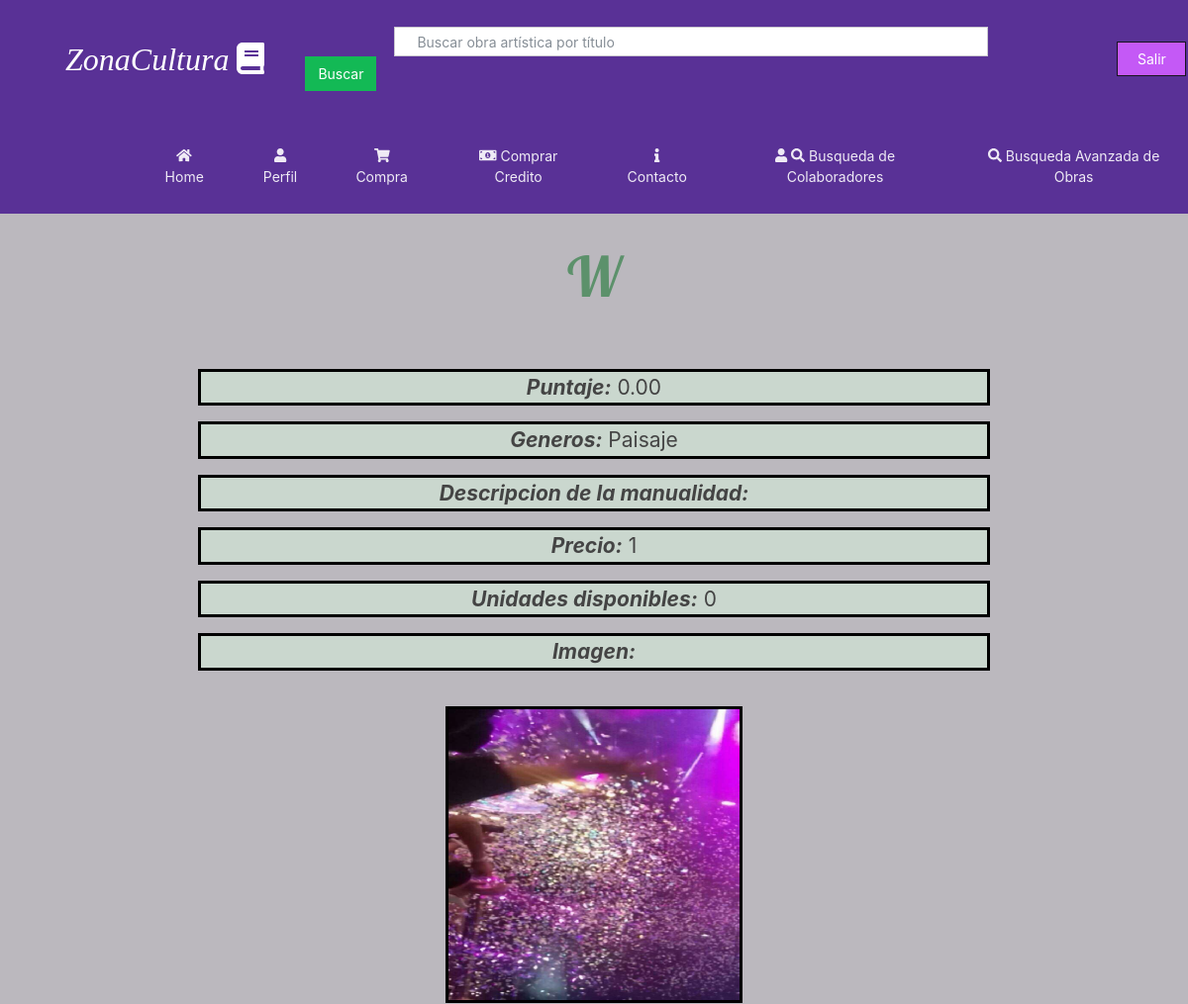
Before: /Producto/ContenidoManualidad/13 (signed in, upper part) with the older database file.
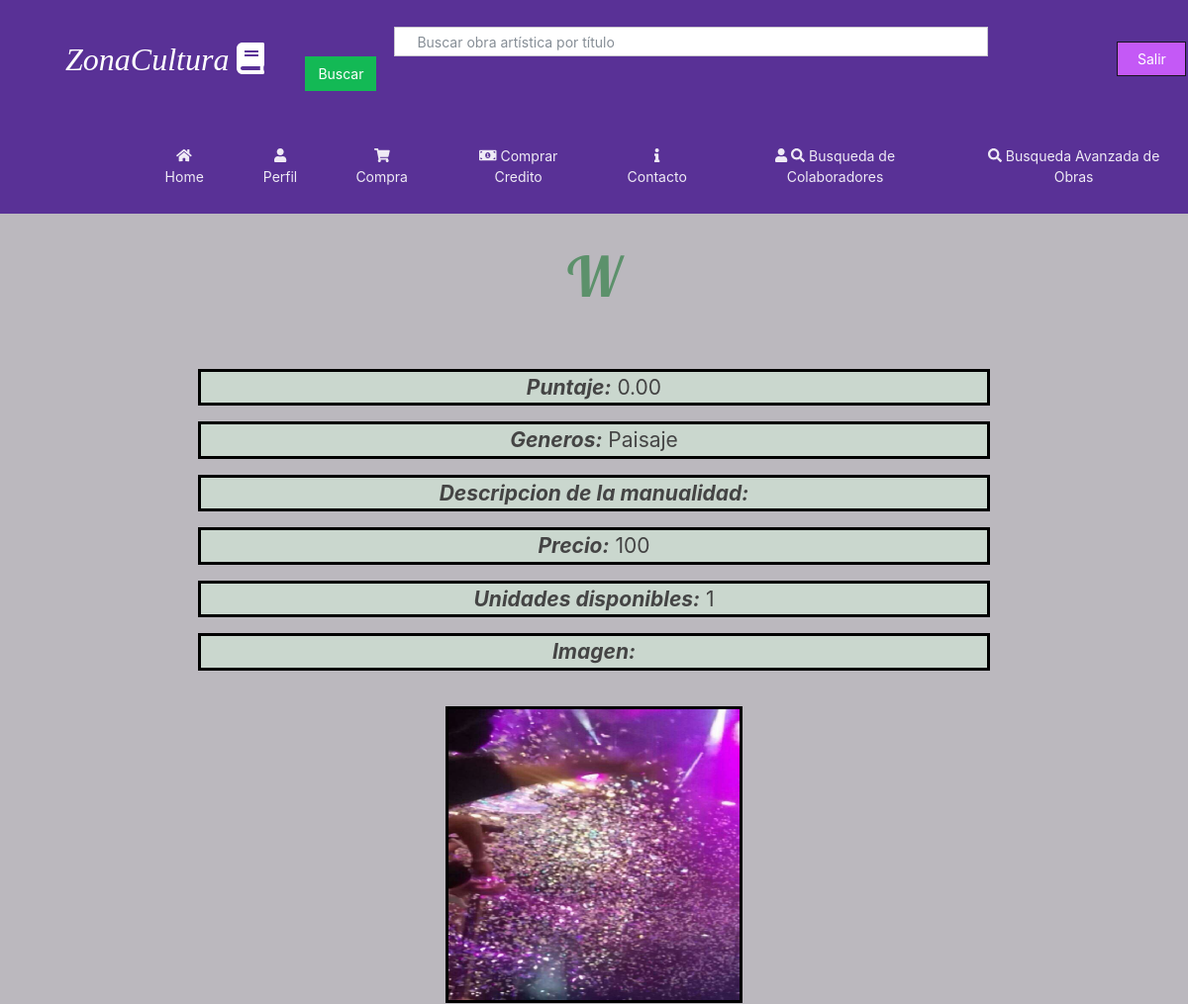
After: the same page with the newer database file.
### homePage/models.py (models this page shows, shortened)
class contenidoManualidad(models.Model):
	user=models.ForeignKey(User,on_delete=models.SET_NULL, null=True)
	title=models.CharField(max_length=50)
	existencias=models.IntegerField(default=0)
	descripcion=models.TextField(max_length=150)
	genero=models.ForeignKey(GeneroManualidad, on_delete=models.SET_NULL, null=True)
	precioV=models.PositiveIntegerField(default=0,validators=[MinValueValidator(50)])
	imagen=models.ImageField(upload_to='images/manualidades/covers/',default='images/manualidades/covers/default.jpg', null=True,blank=True )
	imagen2=models.ImageField(upload_to='images/manualidades/covers/',default='images/manualidades/covers/default.jpg', null=True,blank=True )
	imagen3=models.ImageField(upload_to='images/manualidades/covers/',default='images/manualidades/covers/default.jpg', null=True,blank=True )
	puntaje=models.DecimalField(max_digits=5, decimal_places=2, blank=True, null=True, default=0.00)
	canticomp=models.IntegerField(default=0)
	escultura='escultura'
	pintura='pintura'
	TipoMan= (
        (escultura, 'escultura'),
        (pintura, 'pintura'),
    )
	tipo=models.CharField(max_length=9,choices=TipoMan, null=True)

### homePage/views.py (the view, shortened to what this page needs)
# urls.py: path('Producto/ContenidoManualidad/<int:primaryKey>', views.mostrarManualidad),
@login_required(login_url='/')
def mostrarManualidad(request,primaryKey):
	print(primaryKey)
	try:
		usuario= infousuario.objects.get(user = request.user)
		Manualidad=contenidoManualidad.objects.get(pk=primaryKey)
		comenn=Comentario.objects.filter(manu=Manualidad)
		com=[]
		for cc in comenn:
			if(cc is not None):
				com.append(cc)
		print(usuario.user.username)
	except:
		raise Http404
	listaDeGeneros=Manualidad.genero
	print(listaDeGeneros)
	aux=''
	if listaDeGeneros.Bodegon==True :
		print('Es Bodegon')
		aux=aux+'Bodegón '
	if listaDeGeneros.Vanitas==True :
		aux=aux+'Vanitas '
	if listaDeGeneros.Retrato==True :
		aux=aux+'Retrato '
	if listaDeGeneros.Terror==True :
		aux=aux+'Terror '
	if listaDeGeneros.Desnudo==True :
		aux=aux+'Desnudo '
	if listaDeGeneros.Religioso==True :
		aux=aux+'Religioso '
	if listaDeGeneros.Historico==True :
		aux=aux+'Histórico '
	if listaDeGeneros.Mitologico==True :
		aux=aux+'Mitológico '
	if listaDeGeneros.Paisaje==True :
		aux=aux+'Paisaje '
	if listaDeGeneros.Funeraria==True :
		aux=aux+'Funeraria '
	if listaDeGeneros.Monumento==True :
		aux=aux+'Monumento '
	if listaDeGeneros.Estatuilla==True :
		aux=aux+'Estatuilla '
	if listaDeGeneros.Figura==True :
		aux=aux+'Figura '
	if listaDeGeneros.Relieve==True :
		aux=aux+'Relieve '
	return render(request, 'mostrarManualidad.html' ,{'Manualidad':Manualidad,'com':com,'usuario':usuario,'generos':aux})

### homePage/templates/mostrarManualidad.html (shortened to what this page needs)
{% extends 'plantillaGeneral.html' %}
{% block extrahead %}
<link rel="stylesheet" href="/static/css/diseño.css">
<link rel="stylesheet" href="/static/css/perfil.css">
{% endblock %}
{% block content %}
<h1 class="heading">{{Manualidad.title}}</h1>
<p><em><b>Puntaje:</b></em> {{Manualidad.puntaje}}</p>
<p><em><b>Generos:</b></em> {{generos}}</p>
<p><em><b>Descripcion de la manualidad:</b></em> {{Manualidad.title.Descripcion}}</p>
<p><em><b>Precio:</b></em> {{Manualidad.precioV}}</p>
<p><em><b>Unidades disponibles:</b></em> {{Manualidad.existencias}}</p>
<p> <em><b>Imagen:</b></em> </p>
<center>
<img class="center-block" src="{{Manualidad.imagen.url}}" width="300" height="300">
</center>
{% endblock %}

Changed rows visible on the page:
changed contenidoManualidad: precioV "1" → "100"; existencias "0" → "1"
